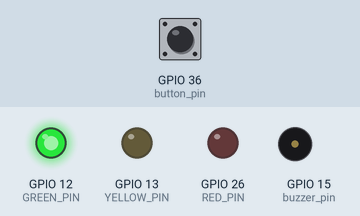
Bench run of a program on a simulated ESP32. Shown: output pins drawn as LEDs (lit = HIGH), buzzer (waves = sounding). The inputs (shaded band) are chosen by the test bench; at power-on: GPIO 36 (button_pin) LOW.

Above: at 12.8 s.
12.9 s: GPIO 36 (button_pin) pulled HIGH for 0.15 s
At 14.25 s:
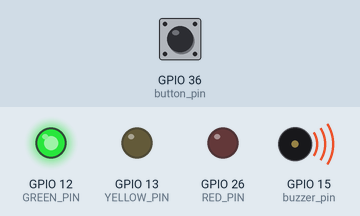
At 19.0 s:
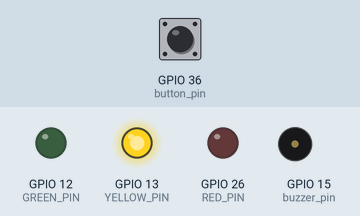
Timing chart, 0 to 25.0 s (numbered marks = the images above; inputs shaded):
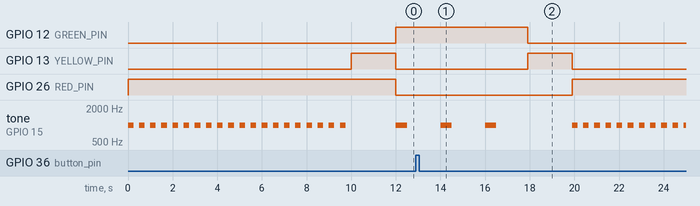

Measured:
- after the input at 12.9 s, GPIO 12 (GREEN_PIN): HIGH → LOW after 5.0 s; GPIO 13 (YELLOW_PIN): LOW → HIGH after 5.0 s, → LOW 2.0 s later; GPIO 26 (RED_PIN): LOW → HIGH after 7.0 s

The program:

main.cpp
```cpp
#include <Arduino.h>

//Hard code output pins for LED
#define RED_PIN 26
#define YELLOW_PIN 13
#define GREEN_PIN 12

//Hard code enumerator
#define RED_STATE 0
#define RED_YELLOW_STATE 1
#define YELLOW_STATE 2
#define GREEN_STATE 3

//Hard code light timers in ms
#define RED_LIGHT_TIMER 10000
#define YELLOW_LIGHT_TIMER 2000
#define RED_YELLOW_TIMER 2000
#define PEDESTRIAN_WALK_BUFFER 5000

#define BUZZ_FREQUENCY 1000

int tl_state;                                           //Traffic light state
unsigned long tl_timer;                                 //Traffic light timer
unsigned long green_end_interval_timer = 0;
unsigned long red_end_interval_timer = 0;


int buzzer_pin = 15;
int button_pin = GPIO_NUM_36;
int counter = 0;

//activates buzzer noise (buzzer_pin, <sound level in khz>, <OPTIONAL: duration ms >)
void Buzz(int buzz_frequency, int buzz_time){
  tone(buzzer_pin, buzz_frequency, buzz_time);
}

//stops any current buzz
void StopBuzz(){
  noTone(buzzer_pin);
}

//resets lights by turning all lights off
void ResetLights(){
  digitalWrite(RED_PIN, LOW);
  digitalWrite(YELLOW_PIN, LOW);
  digitalWrite(GREEN_PIN, LOW);
}

//Buzzes for 250ms and stops for 250ms
void RedStateBuzzer(){
  if((int)tl_timer >= (int)red_end_interval_timer){
    Buzz(BUZZ_FREQUENCY, 250);
    red_end_interval_timer = millis() + 500;
  }
  tl_timer = millis();
}

//Buzzes for 500ms and stops for 2000ms
void GreenStateBuzzer(){
  if((int)tl_timer >= (int)green_end_interval_timer){
    Buzz(BUZZ_FREQUENCY, 500);
    green_end_interval_timer = millis() + 2000;
  }
  tl_timer = millis();
}

//green light and buzzer is on for 5000ms then changes state to yellow
void StartPedestrianSequence(){
  unsigned long end_green_signal = millis() + 5000;
  while((int)tl_timer < (int)end_green_signal){         //waits for 5 seconds (stays in greenlight for 5 sec)
    GreenStateBuzzer();
  }

  tl_state = YELLOW_STATE;                              //changes state to turn on yellow light
  StopBuzz();                                           //makes sure buzzer stops

}

//Calls RedStateBuzzer() to buzz for 10000 ms
void StartRedStateSequence(){
  unsigned long end_red_signal = millis() + 10000;
  while(tl_timer <= end_red_signal){
    RedStateBuzzer();
    tl_timer = millis();
  }

  StopBuzz();
}

void setup() {
  Serial.begin(9600);
  //Configuring buzzer and button
  pinMode(buzzer_pin, OUTPUT);
  pinMode(button_pin, INPUT);

  //Configuring LED pins as output
  pinMode(RED_PIN, OUTPUT);
  pinMode(YELLOW_PIN, OUTPUT);
  pinMode (GREEN_PIN, OUTPUT);

  //initial state for states and timers
  tl_state = RED_STATE;
  // tl_timer = millis() + RED_LIGHT_TIMER;
  tl_timer = millis();
  ResetLights();
}

void loop() {
  //TL state machine
  switch(tl_state)
  {
    case RED_STATE:
      digitalWrite(RED_PIN, HIGH);          //turns red light on
      StartRedStateSequence();              //Calls buzzer sequence for red light
      tl_state = RED_YELLOW_STATE;          //changes state after 10 seconds
      ResetLights();
      break;

    case RED_YELLOW_STATE:
      digitalWrite(RED_PIN, HIGH);          //turns red light on
      digitalWrite(YELLOW_PIN, HIGH);       //turns yellow light on
      delay(RED_YELLOW_TIMER);              //waits for 2000ms
      tl_state = GREEN_STATE;
      ResetLights();
      break;

    case YELLOW_STATE:
      digitalWrite(YELLOW_PIN, HIGH);       //turns yellow light on
      delay(YELLOW_LIGHT_TIMER);            //waits for 2000ms
      tl_state = RED_STATE;
      ResetLights();

      break;

    case GREEN_STATE:
      digitalWrite(GREEN_PIN, HIGH);        //turns green light on
      GreenStateBuzzer();                   //calls buzzer sequence for green light
      if(digitalRead(button_pin) == HIGH){  //checks if button is pressed
        StartPedestrianSequence();          //calls function to change state
        ResetLights();
      }

      break;
  }
  tl_timer = millis();
}
```
